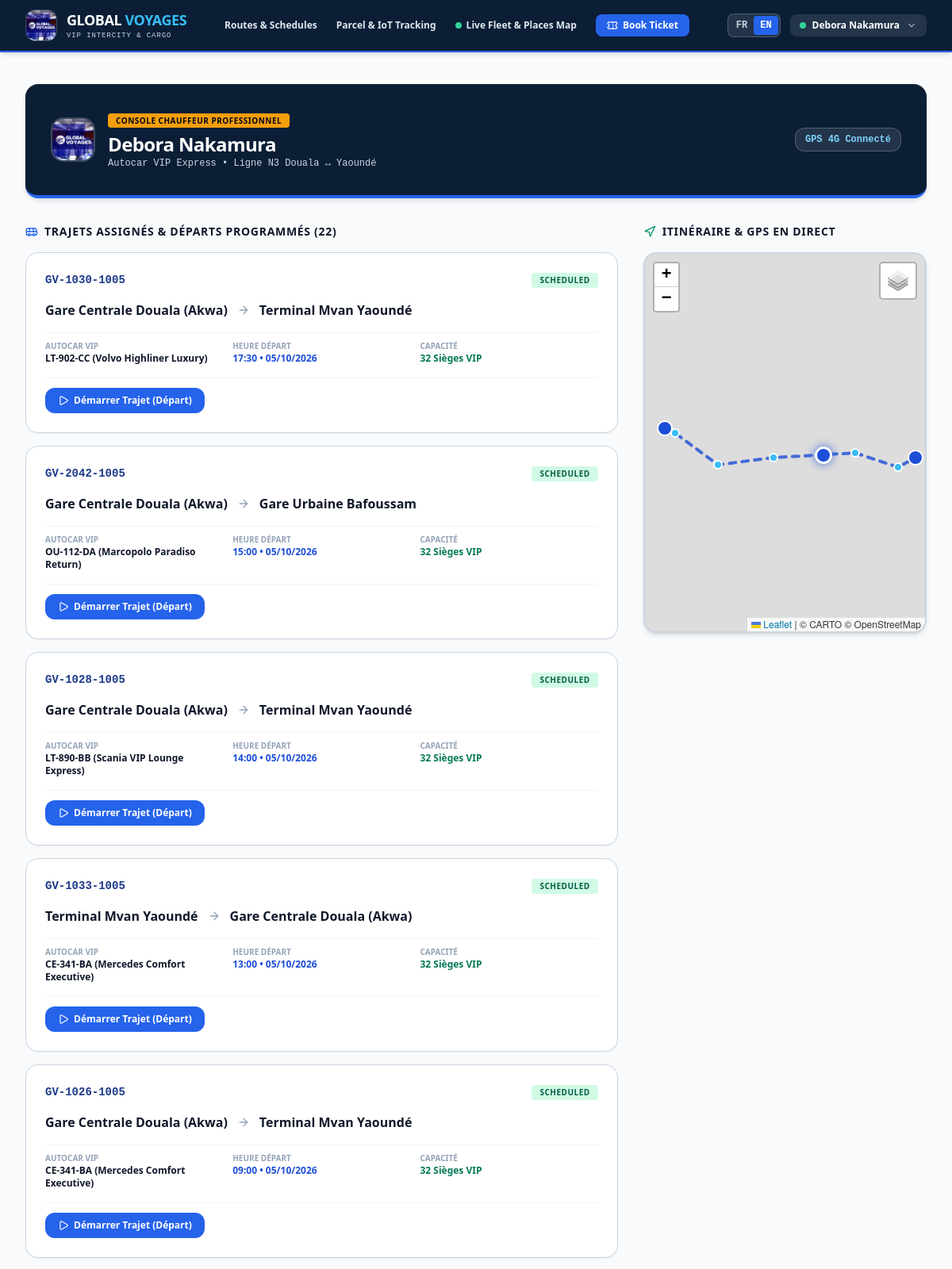
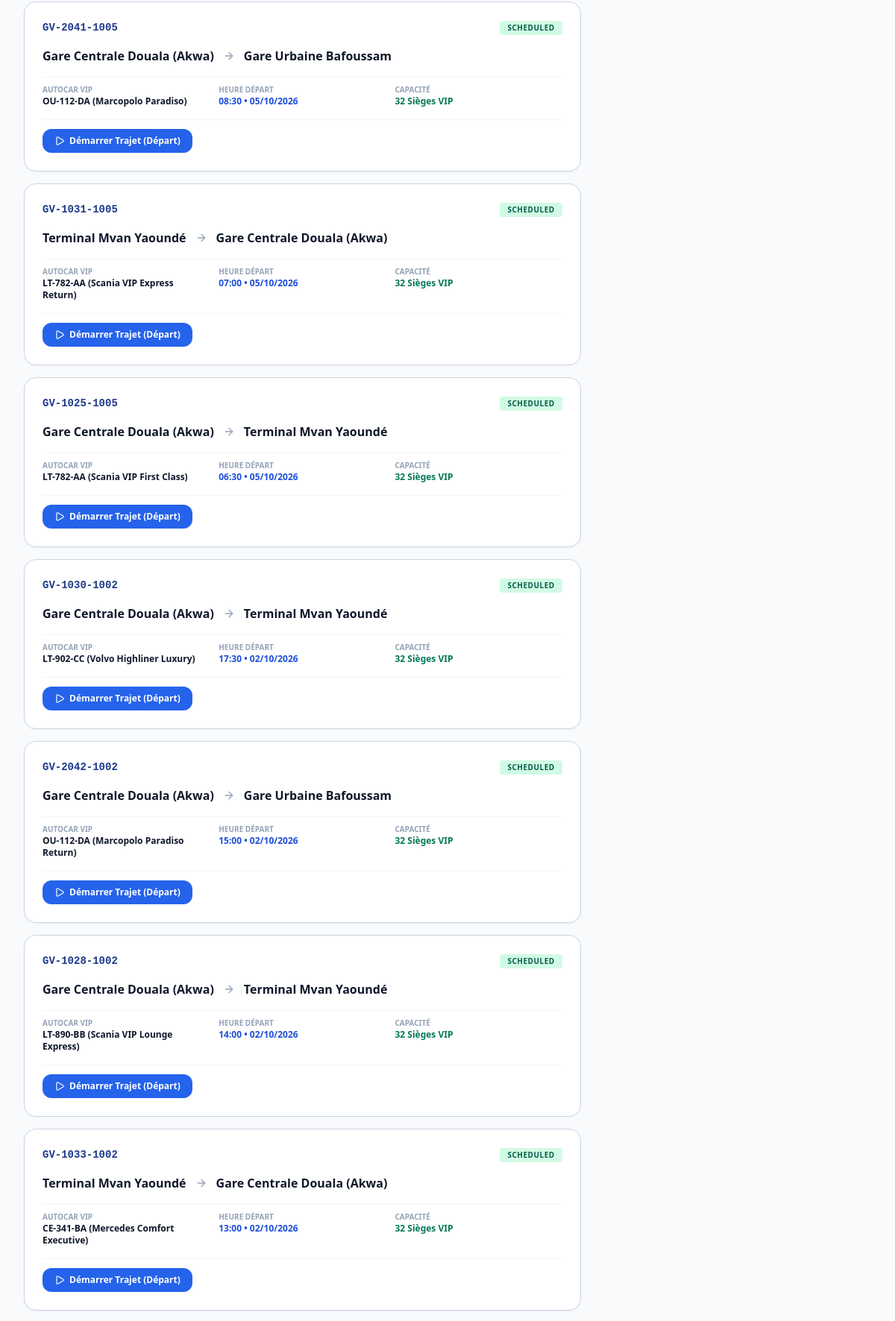
/driver/index.php (signed in, upper part), run on the app's committed database (2 pictures, top to bottom).
### tables this page shows
CREATE TABLE trips (
    id INTEGER PRIMARY KEY AUTOINCREMENT,
    trip_number VARCHAR(30) UNIQUE NOT NULL,
    route_id INTEGER REFERENCES routes(id),
    driver_id INTEGER REFERENCES users(id),
    bus_number VARCHAR(100) NOT NULL,
    departure_scheduled DATETIME NOT NULL,
    arrival_scheduled DATETIME NOT NULL,
    departure_actual DATETIME,
    arrival_actual DATETIME,
    price INTEGER DEFAULT 5000,
    status VARCHAR(20) DEFAULT 'SCHEDULED',
    incident_report TEXT,
    created_at DATETIME DEFAULT CURRENT_TIMESTAMP
);

### src/Auth.php (called while the page is built, shortened)
<?php
class Auth {
    public static function user(): ?array {
        return $_SESSION['user'] ?? null;
    }
}

### public/driver/index.php (the view, shortened to what this page needs)
<?php
require_once __DIR__ . '/../../src/Auth.php';
$user = Auth::user();
$pdo = Database::getConnection();
$stmt = $pdo->prepare("SELECT t.*,
    so.name AS origin_name, sd.name AS dest_name,
    so.city AS origin_city, sd.city AS dest_city
    FROM trips t
    JOIN routes r ON t.route_id = r.id
    JOIN stations so ON r.origin_station_id = so.id
    JOIN stations sd ON r.destination_station_id = sd.id
    WHERE t.driver_id = ? OR t.driver_id IS NULL OR ? = 'ADMIN'
    ORDER BY t.departure_scheduled DESC");
$stmt->execute([$user['id'], $user['role']]);
$driverTrips = $stmt->fetchAll() ?: [];
include __DIR__ . '/../includes/header.php';
?>
<div class="max-w-7xl mx-auto px-4 sm:px-6 lg:px-8 py-10 space-y-8 animate-fadeIn">
  <div class="bg-[#0B1E36] text-white p-6 sm:p-8 rounded-2xl border-b-4 border-blue-600 shadow-md flex flex-col sm:flex-row sm:items-center justify-between gap-4">
    <div class="flex items-center gap-4">
      <img src="<?= BASE_URL ?>/assets/images/global_voyages_logo.jpg" alt="Global Voyages" class="w-14 h-14 rounded-2xl object-cover border-2 border-white/20 shadow-sm shrink-0">
      <div>
        <span class="px-2.5 py-0.5 rounded bg-amber-500 text-slate-950 font-black text-[10px] uppercase tracking-wider">Console Chauffeur Professionnel</span>
        <h1 class="text-2xl font-black tracking-tight text-white mt-1"><?= htmlspecialchars($user['name']) ?></h1>
        <p class="text-xs text-slate-300 font-mono">Autocar VIP Express • Ligne N3 Douala ↔ Yaoundé</p>
      </div>
    </div>
    <div class="flex items-center gap-3">
      <span class="px-3 py-1.5 rounded-xl bg-white/10 text-xs font-mono font-bold text-sky-300 border border-white/20">
        GPS 4G Connecté
      </span>
    </div>
  </div>
  <div class="grid grid-cols-1 lg:grid-cols-3 gap-8">
    <div class="lg:col-span-2 space-y-4">
      <h2 class="text-sm font-black text-slate-900 uppercase tracking-wider flex items-center gap-2">
        <i data-lucide="bus" class="w-4 h-4 text-blue-600"></i>
        <span>Trajets Assignés & Départs Programmés (<?= count($driverTrips) ?>)</span>
      </h2>
      <div class="space-y-4">
        <?php foreach ($driverTrips as $t): ?>
          <div class="p-6 rounded-2xl bg-white border border-slate-300 shadow-sm space-y-4">
            <div class="flex items-center justify-between">
              <span class="font-mono text-sm font-bold text-blue-900"><?= htmlspecialchars($t['trip_number']) ?></span>
              <span class="px-2.5 py-0.5 rounded text-[10px] font-bold uppercase tracking-wider
                <?= $t['status'] === 'IN_TRANSIT' ? 'bg-blue-100 text-blue-800 animate-pulse' : ($t['status'] === 'ARRIVED' ? 'bg-slate-100 text-slate-600' : 'bg-emerald-100 text-emerald-800') ?>">
                <?= htmlspecialchars($t['status']) ?>
              </span>
            </div>
            <div class="flex items-center gap-3 text-base font-black text-slate-900">
              <span><?= htmlspecialchars($t['origin_name']) ?></span>
              <i data-lucide="arrow-right" class="w-4 h-4 text-slate-400"></i>
              <span><?= htmlspecialchars($t['dest_name']) ?></span>
            </div>
            <div class="grid grid-cols-2 sm:grid-cols-3 gap-3 text-xs text-slate-600 pt-2 border-t border-slate-100">
              <div>
                <span class="text-[10px] text-slate-400 uppercase font-bold block">Autocar VIP</span>
                <strong class="text-slate-900"><?= htmlspecialchars($t['bus_number']) ?></strong>
              </div>
              <div>
                <span class="text-[10px] text-slate-400 uppercase font-bold block">Heure Départ</span>
                <strong class="text-blue-700"><?= date('H:i • d/m/Y', strtotime($t['departure_scheduled'])) ?></strong>
              </div>
              <div>
                <span class="text-[10px] text-slate-400 uppercase font-bold block">Capacité</span>
                <strong class="text-emerald-700 font-bold">32 Sièges VIP</strong>
              </div>
            </div>
            <form method="POST" class="flex flex-wrap items-center gap-2 pt-3 border-t border-slate-100">
              <?php if ($t['status'] === 'SCHEDULED'): ?>
                <button type="submit" name="action" value="depart" class="px-4 py-2 rounded-xl bg-blue-600 hover:bg-blue-700 text-white font-bold text-xs shadow-xs transition cursor-pointer flex items-center gap-1.5">
                  <i data-lucide="play" class="w-3.5 h-3.5"></i>
                  <span>Démarrer Trajet (Départ)</span>
                </button>
              <?php elseif ($t['status'] === 'IN_TRANSIT'): ?>
                <button type="submit" name="action" value="arrive" class="px-4 py-2 rounded-xl bg-emerald-600 hover:bg-emerald-700 text-white font-bold text-xs shadow-xs transition cursor-pointer flex items-center gap-1.5">
                  <i data-lucide="check" class="w-3.5 h-3.5"></i>
                  <span>Confirmer Arrivée en Gare</span>
                </button>
              <?php else: ?>
                <span class="text-xs text-slate-400 font-semibold italic">Trajet clôturé avec succès</span>
              <?php endif; ?>
            </form>
          </div>
        <?php endforeach; ?>
      </div>
    </div>
    <div class="space-y-4">
      <h2 class="text-sm font-black text-slate-900 uppercase tracking-wider flex items-center gap-2">
        <i data-lucide="navigation" class="w-4 h-4 text-emerald-600"></i>
        <span>Itinéraire & GPS en Direct</span>
      </h2>
      <div id="driver-nav-map" class="w-full h-[480px] rounded-2xl border-2 border-slate-300 shadow-md overflow-hidden z-10"></div>
    </div>
  </div>
</div>
<?php include __DIR__ . '/../includes/footer.php'; ?>

### public/assets/css/style.css (style rules this page uses)
.animate-fadeIn { animation: fadeIn 0.25s ease-out forwards; }

### data on the page
trips: trip_number "GV-1030-1005", status "SCHEDULED", origin_name "Gare Centrale Douala (Akwa)", dest_name "Terminal Mvan Yaoundé", bus_number "LT-902-CC (Volvo Highliner Luxury)", departure_scheduled "17:30 • 05/10/2026", shows "Démarrer Trajet (Départ)"
trips: trip_number "GV-2042-1005", status "SCHEDULED", origin_name "Gare Centrale Douala (Akwa)", dest_name "Gare Urbaine Bafoussam", bus_number "OU-112-DA (Marcopolo Paradiso Return)", departure_scheduled "15:00 • 05/10/2026", shows "Démarrer Trajet (Départ)"
trips: trip_number "GV-1028-1005", status "SCHEDULED", origin_name "Gare Centrale Douala (Akwa)", dest_name "Terminal Mvan Yaoundé", bus_number "LT-890-BB (Scania VIP Lounge Express)", departure_scheduled "14:00 • 05/10/2026", shows "Démarrer Trajet (Départ)"
trips: trip_number "GV-1033-1005", status "SCHEDULED", origin_name "Terminal Mvan Yaoundé", dest_name "Gare Centrale Douala (Akwa)", bus_number "CE-341-BA (Mercedes Comfort Executive)", departure_scheduled "13:00 • 05/10/2026", shows "Démarrer Trajet (Départ)"
trips: trip_number "GV-1026-1005", status "SCHEDULED", origin_name "Gare Centrale Douala (Akwa)", dest_name "Terminal Mvan Yaoundé", bus_number "CE-341-BA (Mercedes Comfort Executive)", departure_scheduled "09:00 • 05/10/2026", shows "Démarrer Trajet (Départ)"
trips: trip_number "GV-2041-1005", status "SCHEDULED", origin_name "Gare Centrale Douala (Akwa)", dest_name "Gare Urbaine Bafoussam", bus_number "OU-112-DA (Marcopolo Paradiso)", departure_scheduled "08:30 • 05/10/2026", shows "Démarrer Trajet (Départ)"
trips: trip_number "GV-1031-1005", status "SCHEDULED", origin_name "Terminal Mvan Yaoundé", dest_name "Gare Centrale Douala (Akwa)", bus_number "LT-782-AA (Scania VIP Express Return)", departure_scheduled "07:00 • 05/10/2026", shows "Démarrer Trajet (Départ)"
trips: trip_number "GV-1025-1005", status "SCHEDULED", origin_name "Gare Centrale Douala (Akwa)", dest_name "Terminal Mvan Yaoundé", bus_number "LT-782-AA (Scania VIP First Class)", departure_scheduled "06:30 • 05/10/2026", shows "Démarrer Trajet (Départ)"
trips: trip_number "GV-1030-1002", status "SCHEDULED", origin_name "Gare Centrale Douala (Akwa)", dest_name "Terminal Mvan Yaoundé", bus_number "LT-902-CC (Volvo Highliner Luxury)", departure_scheduled "17:30 • 02/10/2026", shows "Démarrer Trajet (Départ)"
trips: trip_number "GV-2042-1002", status "SCHEDULED", origin_name "Gare Centrale Douala (Akwa)", dest_name "Gare Urbaine Bafoussam", bus_number "OU-112-DA (Marcopolo Paradiso Return)", departure_scheduled "15:00 • 02/10/2026", shows "Démarrer Trajet (Départ)"
trips: trip_number "GV-1028-1002", status "SCHEDULED", origin_name "Gare Centrale Douala (Akwa)", dest_name "Terminal Mvan Yaoundé", bus_number "LT-890-BB (Scania VIP Lounge Express)", departure_scheduled "14:00 • 02/10/2026", shows "Démarrer Trajet (Départ)"
trips: trip_number "GV-1033-1002", status "SCHEDULED", origin_name "Terminal Mvan Yaoundé", dest_name "Gare Centrale Douala (Akwa)", bus_number "CE-341-BA (Mercedes Comfort Executive)", departure_scheduled "13:00 • 02/10/2026", shows "Démarrer Trajet (Départ)"

### other printed values
t('nav.routes', 'Lignes & Horaires') "Routes & Schedules"
t('nav.tracking', 'Suivi Colis & IoT') "Parcel & IoT Tracking"
t('hero.tabMap', 'Carte Flotte') "Live Fleet & Places Map"
t('nav.book', 'Réserver Billet') "Book Ticket"
$user['name'] "Debora Nakamura"
count($driverTrips) "22"
